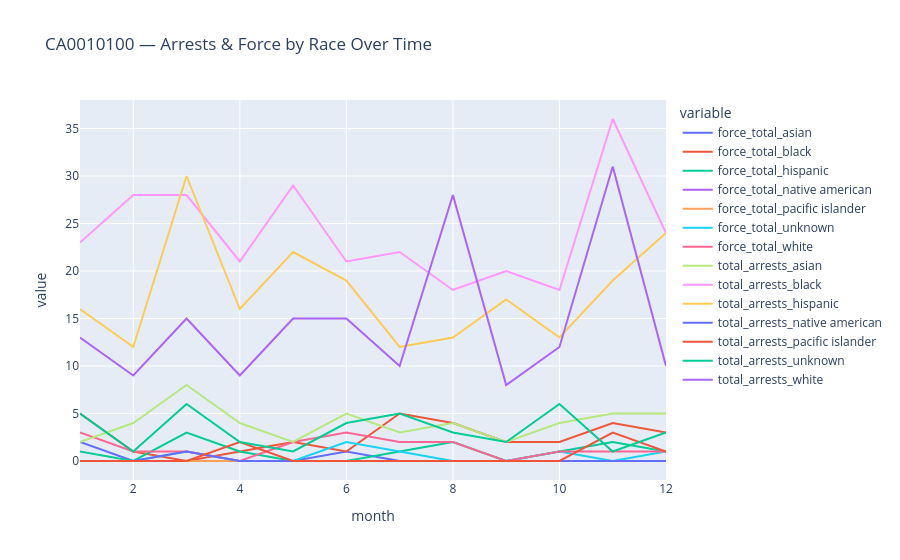

Notebook code cell kept with this figure:
### Code cell
ca_pivot = (
    data
        .query("ori == 'CA0010100'")
        .pivot_table(
            index="month",
            columns="subject_race",
            values=["total_arrests", "force_total"],
            aggfunc="sum"
        )
)
ca_pivot.columns = [f"{metric}_{race}" for metric, race in ca_pivot.columns]
ca_pivot.plot(title="CA0010100 — Arrests & Force by Race Over Time").show()

### Figure 1 — Plotly figure (JSON) as saved in the notebook; plotly's stock layout.template omitted (floating-point values rounded to 4 significant figures)
{"data": [{"hovertemplate": "variable=force_total_asian<br>month=%{x}<br>value=%{y}<extra></extra>", "legendgroup": "force_total_asian", "line": {"color": "#636efa", "dash": "solid"}, "marker": {"symbol": "circle"}, "mode": "lines", "name": "force_total_asian", "orientation": "v", "showlegend": true, "type": "scatter", "x": [1, 2, 3, 4, 5, 6, 7, 8, 9, 10, 11, 12], "xaxis": "x", "y": [2, 0, 0, 0, 0, 1, 0, 0, 0, 0, 0, 0], "yaxis": "y"}, {"hovertemplate": "variable=force_total_black<br>month=%{x}<br>value=%{y}<extra></extra>", "legendgroup": "force_total_black", "line": {"color": "#EF553B", "dash": "solid"}, "marker": {"symbol": "circle"}, "mode": "lines", "name": "force_total_black", "orientation": "v", "showlegend": true, "type": "scatter", "x": [1, 2, 3, 4, 5, 6, 7, 8, 9, 10, 11, 12], "xaxis": "x", "y": [5, 1, 0, 1, 2, 1, 5, 4, 2, 2, 4, 3], "yaxis": "y"}, {"hovertemplate": "variable=force_total_hispanic<br>month=%{x}<br>value=%{y}<extra></extra>", "legendgroup": "force_total_hispanic", "line": {"color": "#00cc96", "dash": "solid"}, "marker": {"symbol": "circle"}, "mode": "lines", "name": "force_total_hispanic", "orientation": "v", "showlegend": true, "type": "scatter", "x": [1, 2, 3, 4, 5, 6, 7, 8, 9, 10, 11, 12], "xaxis": "x", "y": [1, 0, 3, 1, 0, 0, 1, 2, 0, 1, 2, 1], "yaxis": "y"}, {"hovertemplate": "variable=force_total_native american<br>month=%{x}<br>value=%{y}<extra></extra>", "legendgroup": "force_total_native american", "line": {"color": "#ab63fa", "dash": "solid"}, "marker": {"symbol": "circle"}, "mode": "lines", "name": "force_total_native american", "orientation": "v", "showlegend": true, "type": "scatter", "x": [1, 2, 3, 4, 5, 6, 7, 8, 9, 10, 11, 12], "xaxis": "x", "y": [0, 0, 0, 0, 0, 0, 0, 0, 0, 0, 0, 0], "yaxis": "y"}, {"hovertemplate": "variable=force_total_pacific islander<br>month=%{x}<br>value=%{y}<extra></extra>", "legendgroup": "force_total_pacific islander", "line": {"color": "#FFA15A", "dash": "solid"}, "marker": {"symbol": "circle"}, "mode": "lines", "name": "force_total_pacific islander", "orientation": "v", "showlegend": true, "type": "scatter", "x": [1, 2, 3, 4, 5, 6, 7, 8, 9, 10, 11, 12], "xaxis": "x", "y": [0, 0, 0, 0, 0, 0, 0, 0, 0, 0, 0, 0], "yaxis": "y"}, {"hovertemplate": "variable=force_total_unknown<br>month=%{x}<br>value=%{y}<extra></extra>", "legendgroup": "force_total_unknown", "line": {"color": "#19d3f3", "dash": "solid"}, "marker": {"symbol": "circle"}, "mode": "lines", "name": "force_total_unknown", "orientation": "v", "showlegend": true, "type": "scatter", "x": [1, 2, 3, 4, 5, 6, 7, 8, 9, 10, 11, 12], "xaxis": "x", "y": [0, 0, 1, 0, 0, 2, 1, 0, 0, 1, 0, 1], "yaxis": "y"}, {"hovertemplate": "variable=force_total_white<br>month=%{x}<br>value=%{y}<extra></extra>", "legendgroup": "force_total_white", "line": {"color": "#FF6692", "dash": "solid"}, "marker": {"symbol": "circle"}, "mode": "lines", "name": "force_total_white", "orientation": "v", "showlegend": true, "type": "scatter", "x": [1, 2, 3, 4, 5, 6, 7, 8, 9, 10, 11, 12], "xaxis": "x", "y": [3, 1, 1, 0, 2, 3, 2, 2, 0, 1, 1, 1], "yaxis": "y"}, {"hovertemplate": "variable=total_arrests_asian<br>month=%{x}<br>value=%{y}<extra></extra>", "legendgroup": "total_arrests_asian", "line": {"color": "#B6E880", "dash": "solid"}, "marker": {"symbol": "circle"}, "mode": "lines", "name": "total_arrests_asian", "orientation": "v", "showlegend": true, "type": "scatter", "x": [1, 2, 3, 4, 5, 6, 7, 8, 9, 10, 11, 12], "xaxis": "x", "y": [2, 4, 8, 4, 2, 5, 3, 4, 2, 4, 5, 5], "yaxis": "y"}, {"hovertemplate": "variable=total_arrests_black<br>month=%{x}<br>value=%{y}<extra></extra>", "legendgroup": "total_arrests_black", "line": {"color": "#FF97FF", "dash": "solid"}, "marker": {"symbol": "circle"}, "mode": "lines", "name": "total_arrests_black", "orientation": "v", "showlegend": true, "type": "scatter", "x": [1, 2, 3, 4, 5, 6, 7, 8, 9, 10, 11, 12], "xaxis": "x", "y": [23, 28, 28, 21, 29, 21, 22, 18, 20, 18, 36, 24], "yaxis": "y"}, {"hovertemplate": "variable=total_arrests_hispanic<br>month=%{x}<br>value=%{y}<extra></extra>", "legendgroup": "total_arrests_hispanic", "line": {"color": "#FECB52", "dash": "solid"}, "marker": {"symbol": "circle"}, "mode": "lines", "name": "total_arrests_hispanic", "orientation": "v", "showlegend": true, "type": "scatter", "x": [1, 2, 3, 4, 5, 6, 7, 8, 9, 10, 11, 12], "xaxis": "x", "y": [16, 12, 30, 16, 22, 19, 12, 13, 17, 13, 19, 24], "yaxis": "y"}, {"hovertemplate": "variable=total_arrests_native american<br>month=%{x}<br>value=%{y}<extra></extra>", "legendgroup": "total_arrests_native american", "line": {"color": "#636efa", "dash": "solid"}, "marker": {"symbol": "circle"}, "mode": "lines", "name": "total_arrests_native american", "orientation": "v", "showlegend": true, "type": "scatter", "x": [1, 2, 3, 4, 5, 6, 7, 8, 9, 10, 11, 12], "xaxis": "x", "y": [0, 0, 1, 0, 0, 0, 0, 0, 0, 0, 0, 0], "yaxis": "y"}, {"hovertemplate": "variable=total_arrests_pacific islander<br>month=%{x}<br>value=%{y}<extra></extra>", "legendgroup": "total_arrests_pacific islander", "line": {"color": "#EF553B", "dash": "solid"}, "marker": {"symbol": "circle"}, "mode": "lines", "name": "total_arrests_pacific islander", "orientation": "v", "showlegend": true, "type": "scatter", "x": [1, 2, 3, 4, 5, 6, 7, 8, 9, 10, 11, 12], "xaxis": "x", "y": [0, 0, 0, 2, 0, 0, 0, 0, 0, 0, 3, 1], "yaxis": "y"}, {"hovertemplate": "variable=total_arrests_unknown<br>month=%{x}<br>value=%{y}<extra></extra>", "legendgroup": "total_arrests_unknown", "line": {"color": "#00cc96", "dash": "solid"}, "marker": {"symbol": "circle"}, "mode": "lines", "name": "total_arrests_unknown", "orientation": "v", "showlegend": true, "type": "scatter", "x": [1, 2, 3, 4, 5, 6, 7, 8, 9, 10, 11, 12], "xaxis": "x", "y": [5, 1, 6, 2, 1, 4, 5, 3, 2, 6, 1, 3], "yaxis": "y"}, {"hovertemplate": "variable=total_arrests_white<br>month=%{x}<br>value=%{y}<extra></extra>", "legendgroup": "total_arrests_white", "line": {"color": "#ab63fa", "dash": "solid"}, "marker": {"symbol": "circle"}, "mode": "lines", "name": "total_arrests_white", "orientation": "v", "showlegend": true, "type": "scatter", "x": [1, 2, 3, 4, 5, 6, 7, 8, 9, 10, 11, 12], "xaxis": "x", "y": [13, 9, 15, 9, 15, 15, 10, 28, 8, 12, 31, 10], "yaxis": "y"}], "layout": {"legend": {"title": {"text": "variable"}, "tracegroupgap": 0}, "title": {"text": "CA0010100 — Arrests & Force by Race Over Time"}, "xaxis": {"anchor": "y", "domain": [0, 1], "title": {"text": "month"}}, "yaxis": {"anchor": "x", "domain": [0, 1], "title": {"text": "value"}}}}
